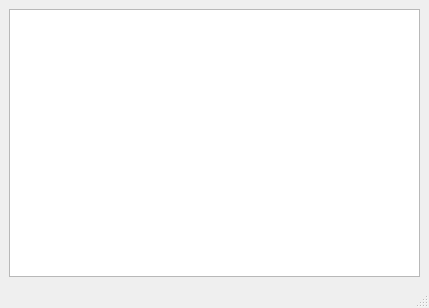
<?xml version="1.0" encoding="UTF-8"?>
<ui version="4.0">
 <class>MainWindow_NIM</class>
 <widget class="QMainWindow" name="MainWindow_NIM">
  <property name="geometry">
   <rect>
    <x>0</x>
    <y>0</y>
    <width>429</width>
    <height>308</height>
   </rect>
  </property>
  <property name="windowTitle">
   <string>NIM</string>
  </property>
  <widget class="QWidget" name="centralwidget">
   <layout class="QGridLayout" name="gridLayout">
    <item row="0" column="0">
     <widget class="QWidget" name="widget" native="true">
      <layout class="QGridLayout" name="gridLayout_2">
       <property name="leftMargin">
        <number>0</number>
       </property>
       <property name="topMargin">
        <number>0</number>
       </property>
       <property name="rightMargin">
        <number>0</number>
       </property>
       <property name="bottomMargin">
        <number>0</number>
       </property>
       <item row="0" column="0">
        <widget class="QGraphicsView" name="CS_View">
         <property name="minimumSize">
          <size>
           <width>300</width>
           <height>200</height>
          </size>
         </property>
        </widget>
       </item>
      </layout>
     </widget>
    </item>
   </layout>
  </widget>
  <widget class="QMenuBar" name="menubar">
   <property name="geometry">
    <rect>
     <x>0</x>
     <y>0</y>
     <width>429</width>
     <height>21</height>
    </rect>
   </property>
  </widget>
  <widget class="QStatusBar" name="statusbar"/>
 </widget>
 <resources/>
 <connections/>
</ui>
